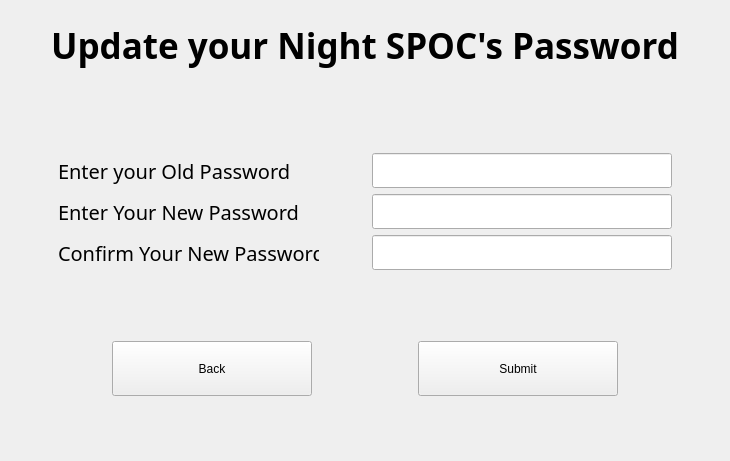
        <widget class="QWidget" name="Night_SPOC_password_update_Page">
         <layout class="QGridLayout" name="gridLayout_13">
          <item row="0" column="0">
           <spacer name="verticalSpacer_24">
            <property name="orientation">
             <enum>Qt::Orientation::Vertical</enum>
            </property>
            <property name="sizeHint" stdset="0">
             <size>
              <width>20</width>
              <height>10</height>
             </size>
            </property>
           </spacer>
          </item>
          <item row="5" column="0" colspan="3">
           <layout class="QHBoxLayout" name="horizontalLayout_47">
            <item>
             <spacer name="horizontalSpacer_144">
              <property name="orientation">
               <enum>Qt::Orientation::Horizontal</enum>
              </property>
              <property name="sizeHint" stdset="0">
               <size>
                <width>40</width>
                <height>20</height>
               </size>
              </property>
             </spacer>
            </item>
            <item>
             <widget class="QLabel" name="new_password_label_7">
              <property name="minimumSize">
               <size>
                <width>261</width>
                <height>0</height>
               </size>
              </property>
              <property name="maximumSize">
               <size>
                <width>261</width>
                <height>16777215</height>
               </size>
              </property>
              <property name="font">
               <font>
                <family>Ericsson Hilda</family>
                <pointsize>15</pointsize>
               </font>
              </property>
              <property name="text">
               <string>Enter Your New Password</string>
              </property>
             </widget>
            </item>
            <item>
             <spacer name="horizontalSpacer_145">
              <property name="orientation">
               <enum>Qt::Orientation::Horizontal</enum>
              </property>
              <property name="sizeHint" stdset="0">
               <size>
                <width>40</width>
                <height>20</height>
               </size>
              </property>
             </spacer>
            </item>
            <item>
             <widget class="QLineEdit" name="new_password_lineEdit_7">
              <property name="minimumSize">
               <size>
                <width>300</width>
                <height>30</height>
               </size>
              </property>
              <property name="maximumSize">
               <size>
                <width>300</width>
                <height>40</height>
               </size>
              </property>
              <property name="font">
               <font>
                <family>Ericsson Hilda</family>
                <pointsize>14</pointsize>
               </font>
              </property>
              <property name="echoMode">
               <enum>QLineEdit::EchoMode::Password</enum>
              </property>
             </widget>
            </item>
            <item>
             <spacer name="horizontalSpacer_146">
              <property name="orientation">
               <enum>Qt::Orientation::Horizontal</enum>
              </property>
              <property name="sizeHint" stdset="0">
               <size>
                <width>40</width>
                <height>20</height>
               </size>
              </property>
             </spacer>
            </item>
           </layout>
          </item>
          <item row="1" column="0" rowspan="2" colspan="3">
           <layout class="QHBoxLayout" name="horizontalLayout_50">
            <item>
             <spacer name="horizontalSpacer_153">
              <property name="orientation">
               <enum>Qt::Orientation::Horizontal</enum>
              </property>
              <property name="sizeHint" stdset="0">
               <size>
                <width>40</width>
                <height>20</height>
               </size>
              </property>
             </spacer>
            </item>
            <item>
             <widget class="QLabel" name="label_28">
              <property name="font">
               <font>
                <family>Ericsson Hilda</family>
                <pointsize>26</pointsize>
                <bold>true</bold>
               </font>
              </property>
              <property name="text">
               <string>Update your Night SPOC's Password</string>
              </property>
              <property name="alignment">
               <set>Qt::AlignmentFlag::AlignCenter</set>
              </property>
             </widget>
            </item>
            <item>
             <spacer name="horizontalSpacer_154">
              <property name="orientation">
               <enum>Qt::Orientation::Horizontal</enum>
              </property>
              <property name="sizeHint" stdset="0">
               <size>
                <width>40</width>
                <height>20</height>
               </size>
              </property>
             </spacer>
            </item>
           </layout>
          </item>
          <item row="3" column="0">
           <spacer name="verticalSpacer_20">
            <property name="orientation">
             <enum>Qt::Orientation::Vertical</enum>
            </property>
            <property name="sizeHint" stdset="0">
             <size>
              <width>20</width>
              <height>77</height>
             </size>
            </property>
           </spacer>
          </item>
          <item row="6" column="0" rowspan="2" colspan="3">
           <layout class="QHBoxLayout" name="horizontalLayout_48">
            <item>
             <spacer name="horizontalSpacer_147">
              <property name="orientation">
               <enum>Qt::Orientation::Horizontal</enum>
              </property>
              <property name="sizeHint" stdset="0">
               <size>
                <width>40</width>
                <height>20</height>
               </size>
              </property>
             </spacer>
            </item>
            <item>
             <widget class="QLabel" name="confirm_password_label_7">
              <property name="minimumSize">
               <size>
                <width>261</width>
                <height>0</height>
               </size>
              </property>
              <property name="maximumSize">
               <size>
                <width>261</width>
                <height>16777215</height>
               </size>
              </property>
              <property name="font">
               <font>
                <family>Ericsson Hilda</family>
                <pointsize>15</pointsize>
               </font>
              </property>
              <property name="text">
               <string>Confirm Your New Password</string>
              </property>
             </widget>
            </item>
            <item>
             <spacer name="horizontalSpacer_148">
              <property name="orientation">
               <enum>Qt::Orientation::Horizontal</enum>
              </property>
              <property name="sizeHint" stdset="0">
               <size>
                <width>40</width>
                <height>20</height>
               </size>
              </property>
             </spacer>
            </item>
            <item>
             <widget class="QLineEdit" name="confirm_password_lineEdit_7">
              <property name="minimumSize">
               <size>
                <width>300</width>
                <height>30</height>
               </size>
              </property>
              <property name="maximumSize">
               <size>
                <width>300</width>
                <height>40</height>
               </size>
              </property>
              <property name="font">
               <font>
                <family>Ericsson Hilda</family>
                <pointsize>14</pointsize>
               </font>
              </property>
              <property name="echoMode">
               <enum>QLineEdit::EchoMode::Password</enum>
              </property>
             </widget>
            </item>
            <item>
             <spacer name="horizontalSpacer_149">
              <property name="orientation">
               <enum>Qt::Orientation::Horizontal</enum>
              </property>
              <property name="sizeHint" stdset="0">
               <size>
                <width>40</width>
                <height>20</height>
               </size>
              </property>
             </spacer>
            </item>
           </layout>
          </item>
          <item row="8" column="0">
           <spacer name="verticalSpacer_21">
            <property name="orientation">
             <enum>Qt::Orientation::Vertical</enum>
            </property>
            <property name="sizeHint" stdset="0">
             <size>
              <width>20</width>
              <height>65</height>
             </size>
            </property>
           </spacer>
          </item>
          <item row="9" column="0" rowspan="2" colspan="3">
           <layout class="QHBoxLayout" name="horizontalLayout_49">
            <item>
             <spacer name="horizontalSpacer_150">
              <property name="orientation">
               <enum>Qt::Orientation::Horizontal</enum>
              </property>
              <property name="sizeHint" stdset="0">
               <size>
                <width>40</width>
                <height>20</height>
               </size>
              </property>
             </spacer>
            </item>
            <item>
             <widget class="QPushButton" name="pushButton_27">
              <property name="minimumSize">
               <size>
                <width>200</width>
                <height>55</height>
               </size>
              </property>
              <property name="text">
               <string>Back</string>
              </property>
             </widget>
            </item>
            <item>
             <spacer name="horizontalSpacer_151">
              <property name="orientation">
               <enum>Qt::Orientation::Horizontal</enum>
              </property>
              <property name="sizeHint" stdset="0">
               <size>
                <width>40</width>
                <height>20</height>
               </size>
              </property>
             </spacer>
            </item>
            <item>
             <widget class="QPushButton" name="pushButton_28">
              <property name="minimumSize">
               <size>
                <width>200</width>
                <height>55</height>
               </size>
              </property>
              <property name="text">
               <string>Submit</string>
              </property>
             </widget>
            </item>
            <item>
             <spacer name="horizontalSpacer_152">
              <property name="orientation">
               <enum>Qt::Orientation::Horizontal</enum>
              </property>
              <property name="sizeHint" stdset="0">
               <size>
                <width>40</width>
                <height>20</height>
               </size>
              </property>
             </spacer>
            </item>
           </layout>
          </item>
          <item row="4" column="0" colspan="3">
           <layout class="QHBoxLayout" name="horizontalLayout_46">
            <item>
             <spacer name="horizontalSpacer_141">
              <property name="orientation">
               <enum>Qt::Orientation::Horizontal</enum>
              </property>
              <property name="sizeHint" stdset="0">
               <size>
                <width>40</width>
                <height>20</height>
               </size>
              </property>
             </spacer>
            </item>
            <item>
             <widget class="QLabel" name="old_password_label_7">
              <property name="minimumSize">
               <size>
                <width>261</width>
                <height>0</height>
               </size>
              </property>
              <property name="maximumSize">
               <size>
                <width>261</width>
                <height>16777215</height>
               </size>
              </property>
              <property name="font">
               <font>
                <family>Ericsson Hilda</family>
                <pointsize>15</pointsize>
               </font>
              </property>
              <property name="text">
               <string>Enter your Old Password</string>
              </property>
             </widget>
            </item>
            <item>
             <spacer name="horizontalSpacer_142">
              <property name="orientation">
               <enum>Qt::Orientation::Horizontal</enum>
              </property>
              <property name="sizeHint" stdset="0">
               <size>
                <width>40</width>
                <height>20</height>
               </size>
              </property>
             </spacer>
            </item>
            <item>
             <widget class="QLineEdit" name="old_password_lineEdit_7">
              <property name="minimumSize">
               <size>
                <width>300</width>
                <height>30</height>
               </size>
              </property>
              <property name="maximumSize">
               <size>
                <width>300</width>
                <height>40</height>
               </size>
              </property>
              <property name="font">
               <font>
                <family>Ericsson Hilda</family>
                <pointsize>14</pointsize>
               </font>
              </property>
              <property name="echoMode">
               <enum>QLineEdit::EchoMode::Password</enum>
              </property>
             </widget>
            </item>
            <item>
             <spacer name="horizontalSpacer_143">
              <property name="orientation">
               <enum>Qt::Orientation::Horizontal</enum>
              </property>
              <property name="sizeHint" stdset="0">
               <size>
                <width>40</width>
                <height>20</height>
               </size>
              </property>
             </spacer>
            </item>
           </layout>
          </item>
          <item row="11" column="0">
           <spacer name="verticalSpacer_22">
            <property name="orientation">
             <enum>Qt::Orientation::Vertical</enum>
            </property>
            <property name="sizeHint" stdset="0">
             <size>
              <width>20</width>
              <height>54</height>
             </size>
            </property>
           </spacer>
          </item>
         </layout>
        </widget>
